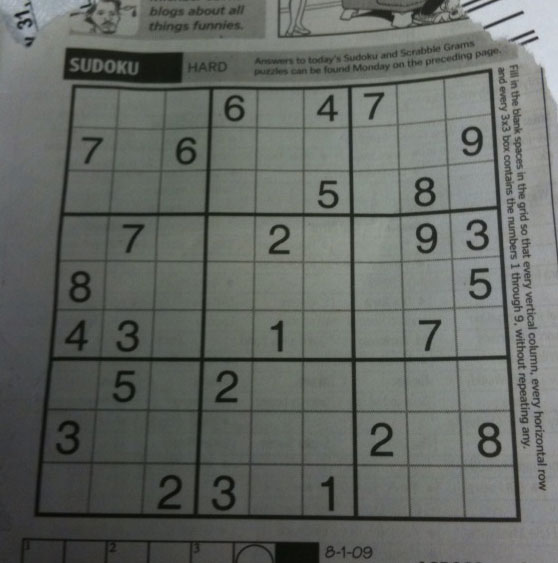
#> input picture day02_openv_color/sudoku.png, 558 x 563 px
$ python step2_otsu.py
#> lines starting #> are read from the running program, lines starting #| are printed output that depends on the picture; after the words box and inside, x2 and y2 are one past the last pixel; in counts of white or black regions, pixels touching at a corner belong together
import cv2 as cv
import numpy as np
import matplotlib.pyplot as plt
from matplotlib.widgets import Slider

# 이미지 읽기 (그레이스케일)
img = cv.imread('sudoku.png', cv.IMREAD_GRAYSCALE)
#> img: shape (563, 558); min 7, max 218, mean 101.8
img = cv.medianBlur(img, 5)

# Figure와 Axes 생성
fig, axes = plt.subplots(1, 3, figsize=(15, 5))
plt.subplots_adjust(bottom=0.25)

# 슬라이더용 Axes
ax_thresh = plt.axes([0.2, 0.1, 0.6, 0.03])

# 슬라이더 생성
slider_thresh = Slider(ax_thresh, 'Manual Threshold', 0, 255, valinit=127, valstep=1)

def update(val):
    manual = int(slider_thresh.val)

    # 수동 이진화
    _, manual_th = cv.threshold(img, manual, 255, cv.THRESH_BINARY)
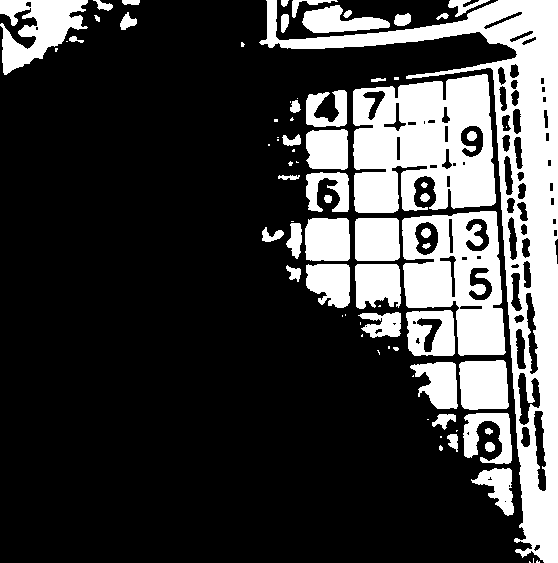
#> manual_th: shape (563, 558); 25.2% white; 79 white regions (32 under 20 px), largest, box (x1, y1, x2, y2) and area: (259, 0, 558, 563) 27086, (353, 74, 496, 213) 15195, (402, 211, 506, 356) 9242

    # Otsu 자동 이진화
    ret_otsu, otsu_th = cv.threshold(img, 0, 255, cv.THRESH_BINARY + cv.THRESH_OTSU)
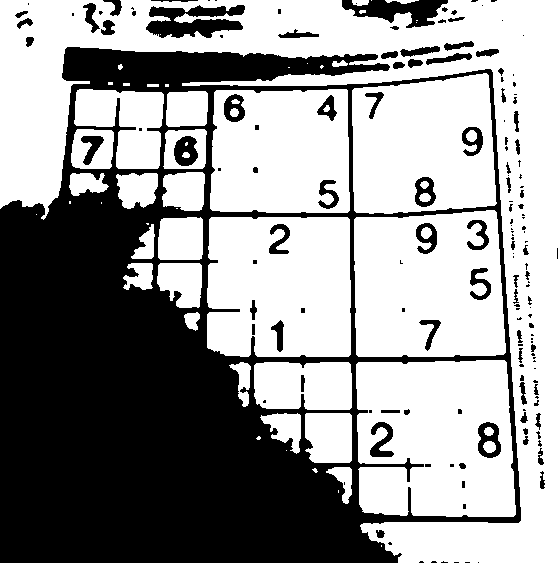
#> otsu_th: shape (563, 558); 59.5% white; 162 black regions (87 under 20 px), largest, box (x1, y1, x2, y2) and area: (0, 47, 521, 563) 114286, (146, 5, 245, 38) 2044, (342, 0, 448, 28) 1570
#> ret_otsu = 97

    # 화면 업데이트
    axes[0].clear()
    axes[0].imshow(img, cmap='gray')
    axes[0].set_title('Original')
    axes[0].axis('off')

    axes[1].clear()
    axes[1].imshow(manual_th, cmap='gray')
    axes[1].set_title(f'Manual Threshold: {manual}')
    axes[1].axis('off')

    axes[2].clear()
    axes[2].imshow(otsu_th, cmap='gray')
    axes[2].set_title(f'Otsu Threshold: {ret_otsu:.0f}')
    axes[2].axis('off')

    fig.canvas.draw_idle()

# 슬라이더 콜백 연결
slider_thresh.on_changed(update)

# 초기 표시
update(None)

plt.show()
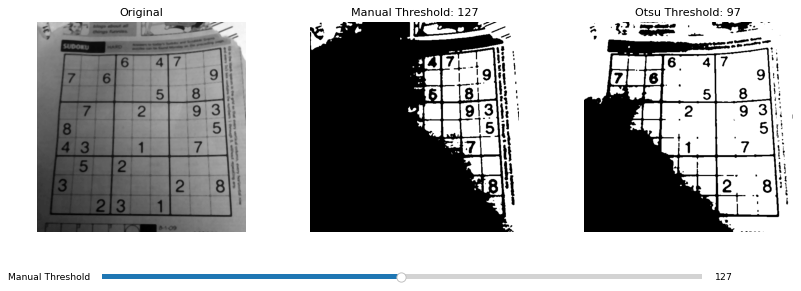
#> figure drawn by matplotlib, 4 panels

$ run again, with day02_openv_color/gradient.png copied over day02_openv_color/sudoku.png
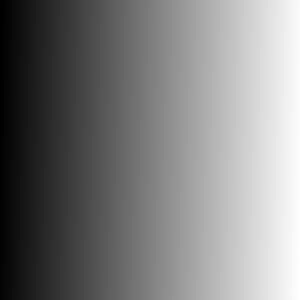
#> input picture day02_openv_color/gradient.png, 300 x 300 px
#> in update, `_, manual_th = cv.threshold(img, manual, 255, cv.THRESH_BINARY)`:
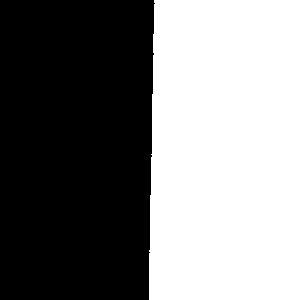
#> manual_th: shape (300, 300); 49.5% white; 1 white region, box (x1, y1, x2, y2) and area: (149, 0, 300, 300) 44567
#> otsu_th: shape (300, 300); 49.9% white; 1 white region, box (x1, y1, x2, y2) and area: (147, 0, 300, 300) 44946
#> ret_otsu = 126
#> `plt.show()`:
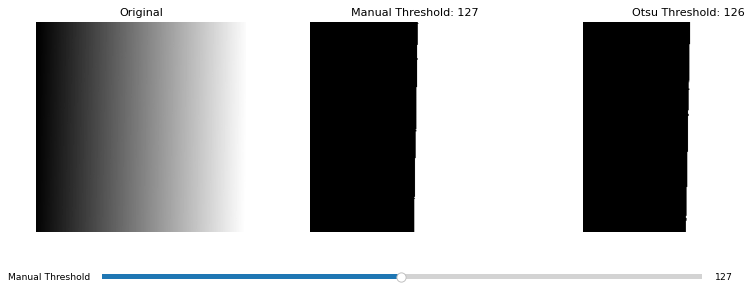
#> figure drawn by matplotlib, 4 panels
